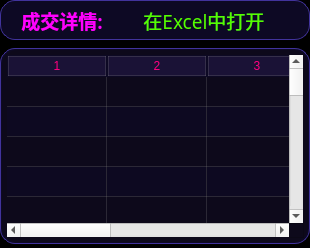
                           <widget class="QFrame" name="frame_10">
                            <property name="sizePolicy">
                             <sizepolicy hsizetype="Expanding" vsizetype="Minimum">
                              <horstretch>0</horstretch>
                              <verstretch>0</verstretch>
                             </sizepolicy>
                            </property>
                            <property name="maximumSize">
                             <size>
                              <width>16777215</width>
                              <height>16777215</height>
                             </size>
                            </property>
                            <property name="styleSheet">
                             <string notr="true">QFrame {
	background-color:rgb(0, 0, 0);
	border-radius: 20px;
}

</string>
                            </property>
                            <property name="frameShape">
                             <enum>QFrame::StyledPanel</enum>
                            </property>
                            <property name="frameShadow">
                             <enum>QFrame::Raised</enum>
                            </property>
                            <layout class="QVBoxLayout" name="verticalLayout_6">
                             <property name="spacing">
                              <number>8</number>
                             </property>
                             <property name="leftMargin">
                              <number>0</number>
                             </property>
                             <property name="topMargin">
                              <number>0</number>
                             </property>
                             <property name="rightMargin">
                              <number>0</number>
                             </property>
                             <property name="bottomMargin">
                              <number>4</number>
                             </property>
                             <item>
                              <widget class="QFrame" name="frame_15">
                               <property name="minimumSize">
                                <size>
                                 <width>0</width>
                                 <height>40</height>
                                </size>
                               </property>
                               <property name="maximumSize">
                                <size>
                                 <width>16777215</width>
                                 <height>40</height>
                                </size>
                               </property>
                               <property name="styleSheet">
                                <string notr="true">QFrame {
	background-color: rgb(13, 9, 36);
	border: 1px solid rgb(65, 51, 156);
	border-radius: 15px;
}
QFrame:hover {
	border: 2px solid rgb(255, 85, 0);
}</string>
                               </property>
                               <property name="frameShape">
                                <enum>QFrame::StyledPanel</enum>
                               </property>
                               <property name="frameShadow">
                                <enum>QFrame::Raised</enum>
                               </property>
                               <layout class="QHBoxLayout" name="horizontalLayout_8">
                                <property name="leftMargin">
                                 <number>20</number>
                                </property>
                                <property name="topMargin">
                                 <number>0</number>
                                </property>
                                <property name="rightMargin">
                                 <number>20</number>
                                </property>
                                <property name="bottomMargin">
                                 <number>0</number>
                                </property>
                                <item alignment="Qt::AlignLeft">
                                 <widget class="QLabel" name="label_22">
                                  <property name="font">
                                   <font>
                                    <family>等线</family>
                                    <pointsize>14</pointsize>
                                    <italic>false</italic>
                                    <bold>true</bold>
                                   </font>
                                  </property>
                                  <property name="styleSheet">
                                   <string notr="true">QFrame {
	background-color: rgba(30, 30, 40, 0);
	border: none;
	border-radius: 15px;
	color: rgb(255, 0, 255);
	font: 700 14pt &quot;等线&quot;;
}
</string>
                                  </property>
                                  <property name="text">
                                   <string>成交详情:</string>
                                  </property>
                                  <property name="alignment">
                                   <set>Qt::AlignCenter</set>
                                  </property>
                                 </widget>
                                </item>
                                <item alignment="Qt::AlignRight|Qt::AlignVCenter">
                                 <widget class="QPushButton" name="Btn_opne_in_excel1">
                                  <property name="minimumSize">
                                   <size>
                                    <width>180</width>
                                    <height>30</height>
                                   </size>
                                  </property>
                                  <property name="maximumSize">
                                   <size>
                                    <width>180</width>
                                    <height>30</height>
                                   </size>
                                  </property>
                                  <property name="font">
                                   <font>
                                    <family>等线</family>
                                    <pointsize>14</pointsize>
                                    <italic>false</italic>
                                    <bold>false</bold>
                                   </font>
                                  </property>
                                  <property name="styleSheet">
                                   <string notr="true">QPushButton {
	border: none;
	background-color: rgba(40, 40, 70, 0);
	color: rgb(85, 255, 0);
	
	font: 14pt &quot;等线&quot;;
	border-radius: 13px;
}

QPushButton:hover {
	border-left: 3px solid rgb(255, 85, 0);
	border-right: 3px solid rgb(255, 85, 0);
}

QPushButton:pressed {
	background-color: rgb(25, 25, 25);
}</string>
                                  </property>
                                  <property name="text">
                                   <string>  在Excel中打开</string>
                                  </property>
                                  <property name="icon">
                                   <iconset resource="../resource.qrc">
                                    <normaloff>:/图标/icons/Excel.svg</normaloff>:/图标/icons/Excel.svg</iconset>
                                  </property>
                                  <property name="iconSize">
                                   <size>
                                    <width>20</width>
                                    <height>20</height>
                                   </size>
                                  </property>
                                 </widget>
                                </item>
                               </layout>
                              </widget>
                             </item>
                             <item>
                              <widget class="QFrame" name="frame_29">
                               <property name="styleSheet">
                                <string notr="true">QFrame {
	background-color: rgb(13, 9, 36);
	border: 1px solid rgb(65, 51, 156);
	border-radius: 15px;
}
QFrame:hover {
	border: 2px solid rgb(255, 85, 0);
}</string>
                               </property>
                               <property name="frameShape">
                                <enum>QFrame::StyledPanel</enum>
                               </property>
                               <property name="frameShadow">
                                <enum>QFrame::Raised</enum>
                               </property>
                               <layout class="QVBoxLayout" name="verticalLayout_26">
                                <property name="spacing">
                                 <number>1</number>
                                </property>
                                <property name="leftMargin">
                                 <number>1</number>
                                </property>
                                <property name="topMargin">
                                 <number>1</number>
                                </property>
                                <property name="rightMargin">
                                 <number>1</number>
                                </property>
                                <property name="bottomMargin">
                                 <number>1</number>
                                </property>
                                <item>
                                 <widget class="QFrame" name="frame_65">
                                  <property name="styleSheet">
                                   <string notr="true">QFrame {
	background-color: rgb(13, 9, 36);
	border: none;
	border-radius: 15px;
}
QFrame:hover {
	border: none;
}</string>
                                  </property>
                                  <property name="frameShape">
                                   <enum>QFrame::StyledPanel</enum>
                                  </property>
                                  <property name="frameShadow">
                                   <enum>QFrame::Raised</enum>
                                  </property>
                                  <layout class="QHBoxLayout" name="horizontalLayout_37">
                                   <property name="spacing">
                                    <number>0</number>
                                   </property>
                                   <property name="leftMargin">
                                    <number>0</number>
                                   </property>
                                   <property name="topMargin">
                                    <number>0</number>
                                   </property>
                                   <property name="rightMargin">
                                    <number>0</number>
                                   </property>
                                   <property name="bottomMargin">
                                    <number>0</number>
                                   </property>
                                   <item>
                                    <widget class="QTableWidget" name="tableWidget_deal_detials">
                                     <property name="font">
                                      <font>
                                       <family>等线</family>
                                       <pointsize>10</pointsize>
                                       <italic>false</italic>
                                       <bold>false</bold>
                                      </font>
                                     </property>
                                     <property name="cursor" stdset="0">
                                      <cursorShape>PointingHandCursor</cursorShape>
                                     </property>
                                     <property name="mouseTracking">
                                      <bool>true</bool>
                                     </property>
                                     <property name="styleSheet">
                                      <string notr="true">QTableWidget{
font: 10pt &quot;等线&quot;;
color:rgb(255, 255, 255);
background-color: rgb(13,9,27);
alternate-background-color:rgba(13,9,36, 170);
gridline-color:rgba(140, 140, 140, 60);
border: 1px;
padding: 5px 5px 5px 5px;
}
QTableWidget:hover{
border: none;
}
QTableWidget::item {
text-align:left;
background-color: transparent;
border: none;
border-radius: none;
}
/*选中item*/
QTableWidget::item:selected{
font: 700 12pt &quot;等线&quot;;
color: rgb(0, 255, 0);
background:rgba(65, 0, 44, 180);
border: 1px solid rgba(140, 140, 140, 60);
}
/*
悬浮item*/
QTableWidget::item:hover{
color:rgb(0, 255, 0);
background:rgb(100, 0, 80);
}
/*表头*/
QHeaderView::section:horizontal{
font: 700 10pt &quot;等线&quot;;
color: rgb(255, 0, 127);
text-align:center;
border: 1px solid rgba(140, 140, 140, 60);
background-color: rgb(26, 18, 54);
border-radius: none;
margin:1px;
}
QHeaderView::section:hover:horizontal{
border: 1px solid rgba(140, 140, 140, 160);
background-color: rgba(255, 255, 0, 150);
}
QHeaderView::section:vertical{
font: 700 14pt &quot;等线&quot;;
color: rgb(255, 0, 0);
text-align: right;
border: 1px solid rgba(140, 140, 140, 60);
background-color: rgb(26, 18, 54);
border-radius: none;
margin:1px;
}
QHeaderView::section:hover:vertical{
border: 1px solid rgba(140, 140, 140, 160);
background-color: rgba(255, 255, 0, 150);
}
/*表头最左上角的方块*/
QTableCornerButton:section{
text-align:center;
border: 1px solid rgba(140, 140, 140, 60);
background-color: rgb(26, 18, 54);
margin:1px;
color:rgb(255, 255, 255)
}
QTableCornerButton::section:hover{
border: 1px solid rgba(140, 140, 140, 160);
background-color: rgba(255, 255, 0, 50);
}

QScrollBar:horizontal {
    border: none;
    background: rgb(52, 59, 72);
    height: 8px;
    margin: 0px 20px 0 20px;
	border-radius: 3px;
}
QScrollBar::handle:horizontal {
    background:rgba(249, 83, 255, 170);
    min-width: 30px;
	border-radius: 3px
}
/*
滑块悬浮，按下*/
QScrollBar::handle:hover:horizontal,QScrollBar::handle:pressed:horizontal{
background:rgb(150, 0, 150);
}
QScrollBar::add-line:horizontal {
    border: none;
    background: rgb(55, 63, 77);
    width: 20px;
	border-top-right-radius: 3px;
    border-bottom-right-radius: 3px;
    subcontrol-position: right;
    subcontrol-origin: margin;
}
QScrollBar::sub-line:horizontal {
    border: none;
    background: rgb(55, 63, 77);
    width: 20px;
	border-top-left-radius: 3px;
    border-bottom-left-radius: 3px;
    subcontrol-position: left;
    subcontrol-origin: margin;
}
QScrollBar::up-arrow:horizontal, QScrollBar::down-arrow:horizontal
{
     background: none;
}
QScrollBar::add-page:horizontal, QScrollBar::sub-page:horizontal
{
     background: none;
}
 QScrollBar:vertical {
	border: none;
    background: rgb(52, 59, 72);
    width: 8px;
    margin: 20px 0 20px 0;
	border-radius: 3px;
 }
 QScrollBar::handle:vertical {	
	background:rgba(249, 83, 255, 170);
    min-height: 30px;
	border-radius: 3px
 }
/*
滑块悬浮，按下*/
QScrollBar::handle:hover:vertical,QScrollBar::handle:pressed:vertical{
background:rgb(150, 0, 150);
}
 QScrollBar::add-line:vertical {
     border: none;
    background: rgb(55, 63, 77);
     height: 20px;
	border-bottom-left-radius: 3px;
    border-bottom-right-radius: 3px;
     subcontrol-position: bottom;
     subcontrol-origin: margin;
 }
 QScrollBar::sub-line:vertical {
	border: none;
    background: rgb(55, 63, 77);
     height: 20px;
	border-top-left-radius: 3px;
    border-top-right-radius: 3px;
     subcontrol-position: top;
     subcontrol-origin: margin;
 }
 QScrollBar::up-arrow:vertical, QScrollBar::down-arrow:vertical {
     background: none;
 }

 QScrollBar::add-page:vertical, QScrollBar::sub-page:vertical {
     background: none;
 }

</string>
                                     </property>
                                     <property name="frameShadow">
                                      <enum>QFrame::Raised</enum>
                                     </property>
                                     <property name="verticalScrollBarPolicy">
                                      <enum>Qt::ScrollBarAlwaysOn</enum>
                                     </property>
                                     <property name="horizontalScrollBarPolicy">
                                      <enum>Qt::ScrollBarAlwaysOn</enum>
                                     </property>
                                     <property name="editTriggers">
                                      <set>QAbstractItemView::NoEditTriggers</set>
                                     </property>
                                     <property name="showDropIndicator" stdset="0">
                                      <bool>true</bool>
                                     </property>
                                     <property name="dragEnabled">
                                      <bool>true</bool>
                                     </property>
                                     <property name="dragDropOverwriteMode">
                                      <bool>true</bool>
                                     </property>
                                     <property name="dragDropMode">
                                      <enum>QAbstractItemView::DragDrop</enum>
                                     </property>
                                     <property name="defaultDropAction">
                                      <enum>Qt::IgnoreAction</enum>
                                     </property>
                                     <property name="alternatingRowColors">
                                      <bool>true</bool>
                                     </property>
                                     <property name="selectionMode">
                                      <enum>QAbstractItemView::SingleSelection</enum>
                                     </property>
                                     <property name="verticalScrollMode">
                                      <enum>QAbstractItemView::ScrollPerPixel</enum>
                                     </property>
                                     <property name="horizontalScrollMode">
                                      <enum>QAbstractItemView::ScrollPerPixel</enum>
                                     </property>
                                     <property name="sortingEnabled">
                                      <bool>false</bool>
                                     </property>
                                     <property name="rowCount">
                                      <number>100</number>
                                     </property>
                                     <property name="columnCount">
                                      <number>8</number>
                                     </property>
                                     <attribute name="horizontalHeaderMinimumSectionSize">
                                      <number>5</number>
                                     </attribute>
                                     <attribute name="horizontalHeaderDefaultSectionSize">
                                      <number>100</number>
                                     </attribute>
                                     <attribute name="horizontalHeaderShowSortIndicator" stdset="0">
                                      <bool>false</bool>
                                     </attribute>
                                     <attribute name="verticalHeaderVisible">
                                      <bool>false</bool>
                                     </attribute>
                                     <attribute name="verticalHeaderMinimumSectionSize">
                                      <number>30</number>
                                     </attribute>
                                     <attribute name="verticalHeaderDefaultSectionSize">
                                      <number>30</number>
                                     </attribute>
                                     <attribute name="verticalHeaderShowSortIndicator" stdset="0">
                                      <bool>true</bool>
                                     </attribute>
                                     <row/>
                                     <row/>
                                     <row/>
                                     <row/>
                                     <row/>
                                     <row/>
                                     <row/>
                                     <row/>
                                     <row/>
                                     <row/>
                                     <row/>
                                     <row/>
                                     <row/>
                                     <row/>
                                     <row/>
                                     <row/>
                                     <row/>
                                     <row/>
                                     <row/>
                                     <row/>
                                     <row/>
                                     <row/>
                                     <row/>
                                     <row/>
                                     <row/>
                                     <row/>
                                     <row/>
                                     <row/>
                                     <row/>
                                     <row/>
                                     <row/>
                                     <row/>
                                     <row/>
                                     <row/>
                                     <row/>
                                     <row/>
                                     <row/>
                                     <row/>
                                     <row/>
                                     <row/>
                                     <row/>
                                     <row/>
                                     <row/>
                                     <row/>
                                     <row/>
                                     <row/>
                                     <row/>
                                     <row/>
                                     <row/>
                                     <row/>
                                     <row/>
                                     <row/>
                                     <row/>
                                     <row/>
                                     <row/>
                                     <row/>
                                     <row/>
                                     <row/>
                                     <row/>
                                     <row/>
                                     <row/>
                                     <row/>
                                     <row/>
                                     <row/>
                                     <row/>
                                     <row/>
                                     <row/>
                                     <row/>
                                     <row/>
                                     <row/>
                                     <row/>
                                     <row/>
                                     <row/>
                                     <row/>
                                     <row/>
                                     <row/>
                                     <row/>
                                     <row/>
                                     <row/>
                                     <row/>
                                     <row/>
                                     <row/>
                                     <row/>
                                     <row/>
                                     <row/>
                                     <row/>
                                     <row/>
                                     <row/>
                                     <row/>
                                     <row/>
                                     <row/>
                                     <row/>
                                     <row/>
                                     <row/>
                                     <row/>
                                     <row/>
                                     <row/>
                                     <row/>
                                     <row/>
                                     <row/>
                                     <column/>
                                     <column/>
                                     <column/>
                                     <column/>
                                     <column/>
                                     <column/>
                                     <column/>
                                     <column/>
                                    </widget>
                                   </item>
                                  </layout>
                                 </widget>
                                </item>
                               </layout>
                              </widget>
                             </item>
                            </layout>
                           </widget>
